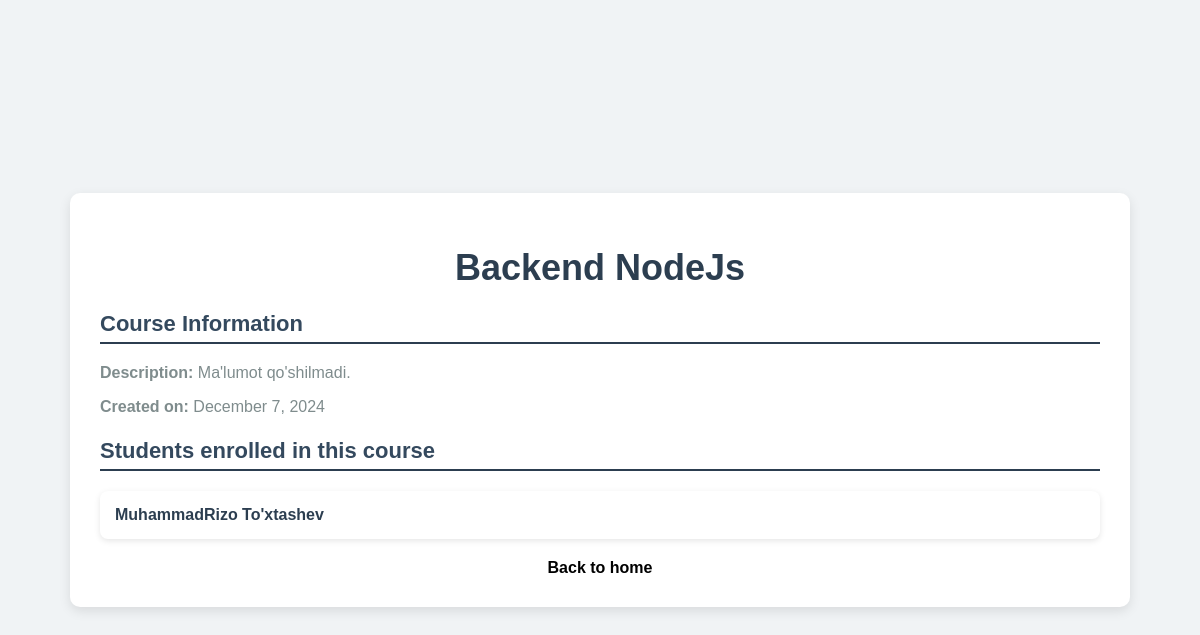
/course/7/, run on the app's committed database.
### manager/models.py (models this page shows, shortened)
class Course(models.Model):
    title = models.CharField(max_length=50, unique=True)
    description = models.TextField(null=True, blank=True)
    created_at = models.DateTimeField(auto_now_add=True)
    updated_at = models.DateTimeField(auto_now=True)

class Student(models.Model):
    name = models.CharField(max_length=100)
    email = models.CharField(max_length=100, null=True, blank=True)
    photo = models.ImageField(upload_to='photos/', null=True, blank=True)
    enrolled_at = models.DateTimeField(auto_now_add=True)
    course = models.ForeignKey(Course, on_delete=models.CASCADE, null=True, blank=True)

### manager/views.py (the view)
# urls.py: path('course/<int:pk>/', course, name='course')
def course(request: WSGIRequest, pk):
    course = get_object_or_404(Course, pk=pk)
    students = Student.objects.filter(course=course)
    context = {
        'course': course,
        'students': students
    }
    return render(request, 'courses.html', context)

### templates/courses.html (shortened to what this page needs)
<!DOCTYPE html>
<html lang="en">
<head>
</head>
<body>
<div class="container">
    <h1>{{ course.title }}</h1>
    <div class="course-info">
        <h3>Course Information</h3>
        <p><strong>Description:</strong> {{ course.description }}</p>
        <p><strong>Created on:</strong> {{ course.created_at|date:"F j, Y" }}</p>
    </div>
    <h3>Students enrolled in this course</h3>
    <ul>
        {% for student in students %}
        <li class="student-item" data-url="{% url 'student' student.pk %}">
            <a href="javascript:void(0)">{{ student.name }}</a>
        </li>
        {% empty %}
        <li>No students enrolled in this course yet.</li>
        {% endfor %}
    </ul>
    <a href="{% url 'home' %}" class="back-link">Back to home</a>
</div>
</body>
</html>

### templates/courses.html (style rules this page uses)
body { font-family: 'Arial', sans-serif; background-color: #f0f3f5; margin: 0; padding: 0; display: flex; justify-content: center; user-select: none; align-items: center; height: 100vh; color: #333; }
.container { max-width: 1000px; width: 100%; padding: 30px; background-color: #ffffff; box-shadow: 0 4px 12px rgba(0, 0, 0, 0.1); border-radius: 10px; overflow: hidden; }
h1 { text-align: center; color: #2c3e50; font-size: 36px; margin-bottom: 15px; }
.course-info { margin-bottom: 20px; font-size: 16px; color: #7f8c8d; }
h3 { color: #34495e; margin-bottom: 20px; font-size: 22px; border-bottom: 2px solid #2c3e50; padding-bottom: 5px; }
ul { list-style-type: none; padding: 0; margin: 0; }
li { background-color: #ffffff; margin: 10px 0; padding: 15px; box-shadow: 0 2px 6px rgba(0, 0, 0, 0.1); border-radius: 8px; transition: transform 0.3s ease, box-shadow 0.3s ease; cursor: pointer; position: relative; }
a { text-decoration: none; color: #2c3e50; font-weight: bold; transition: color 0.3s ease; }
.back-link { display: block; text-align: center; text-decoration: none; font-weight: bold; color: black; margin-top: 20px; font-size: 16px; }

### data on the page
Course: title "Backend NodeJs", description "Ma'lumot qo'shilmadi.", created_at "December 7, 2024"
Student: name "MuhammadRizo To'xtashev"
